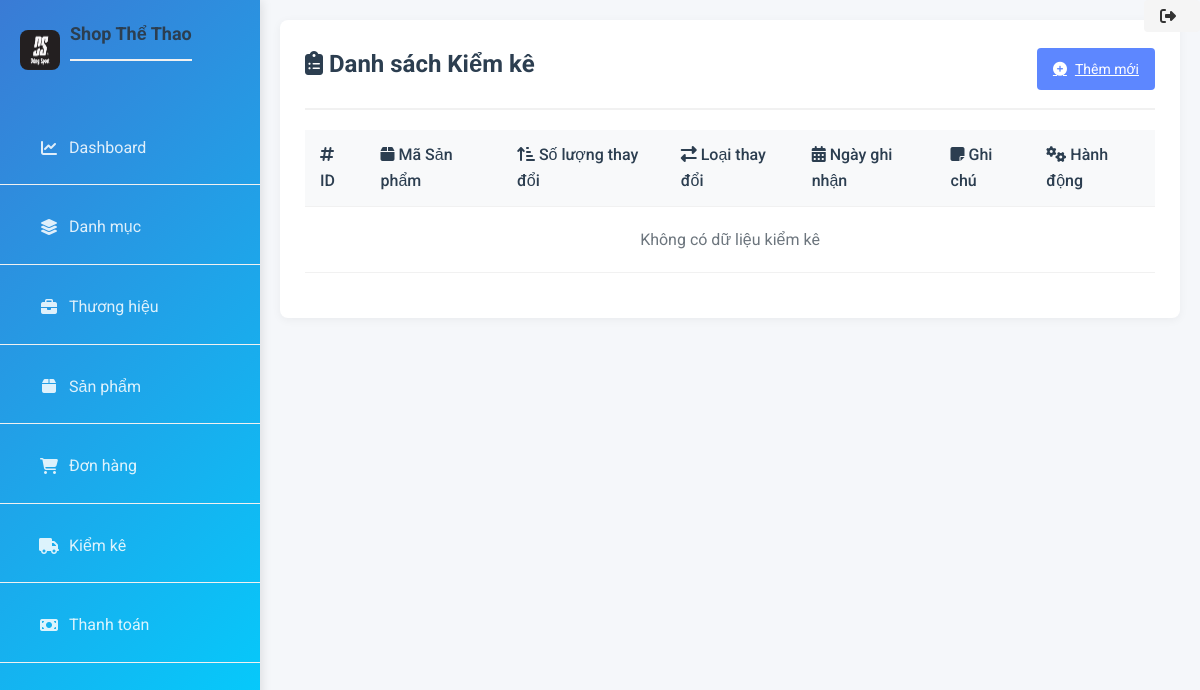
The app's page /inventory/, older data.
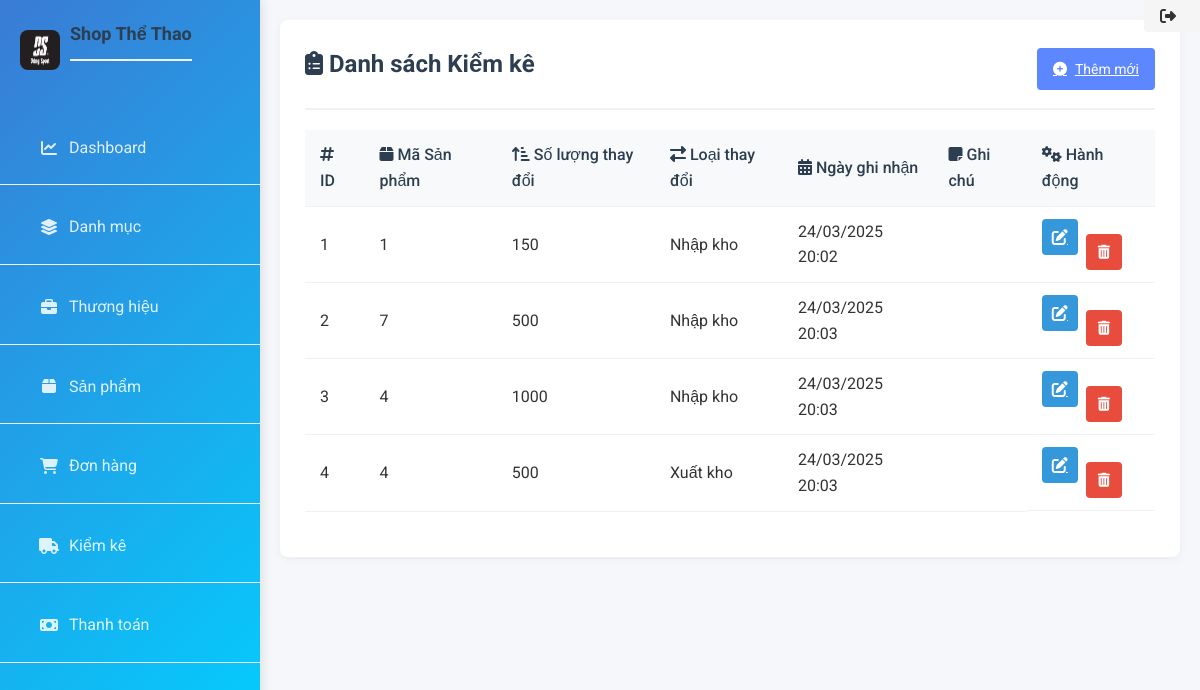
The same page, newer data.
### models/inventory_log.py (models this page shows)
class InventoryLog(db.Model):
    __tablename__ = 'inventory_log'
    id_log = Column(Integer, primary_key=True, autoincrement=True)
    id_product = Column(Integer, ForeignKey('products.id_product'))
    change_quantity = Column(Integer)
    change_type = Column(Enum('import', 'export'))
    log_date = Column(TIMESTAMP)
    note = Column(Text)

### routes/inventory_log.py (the view)
@inventory_bp.route("/")
def list_inventory():
    inventory_logs = InventoryLog.query.all()
    return render_template("admin/inventory_log.html", inventory_logs=inventory_logs)

### app.py (called while the page is built)
@app.before_request
def log_request_info():
    logging.info(f"Body: {request.get_data()}")

### templates/admin/inventory_log.html (shortened to what this page needs)
{% extends "admin/base.html" %}
{% block content %}
<div class="inventory-container">
    <div class="page-header">
        <h2><i class="fas fa-clipboard-list"></i> Danh sách Kiểm kê</h2>
        <a href="{{ url_for('inventory.add_inventory') }}" class="btn-add">
            <i class="fas fa-plus-circle"></i> Thêm mới
        </a>
    </div>
    <div class="table-responsive">
        <table class="inventory-table">
            <thead>
                <tr>
                    <th><i class="fas fa-hashtag"></i> ID</th>
                    <th><i class="fas fa-box"></i> Mã Sản phẩm</th>
                    <th><i class="fas fa-sort-amount-up-alt"></i> Số lượng thay đổi</th>
                    <th><i class="fas fa-exchange-alt"></i> Loại thay đổi</th>
                    <th><i class="fas fa-calendar-alt"></i> Ngày ghi nhận</th>
                    <th><i class="fas fa-sticky-note"></i> Ghi chú</th>
                    <th><i class="fas fa-cogs"></i> Hành động</th>
                </tr>
            </thead>
            <tbody>
                {% for log in inventory_logs %}
                <tr>
                    <td>{{ log.id_log }}</td>
                    <td>{{ log.id_product }}</td>
                    <td>{{ log.change_quantity }}</td>
                    <td>
                        {% if log.change_type == 'import' %}
                            <span class="badge badge-success">Nhập kho</span>
                        {% else %}
                            <span class="badge badge-warning">Xuất kho</span>
                        {% endif %}
                    </td>
                    <td>{{ log.log_date.strftime('%d/%m/%Y %H:%M') if log.log_date else 'N/A' }}</td>
                    <td>{{ log.note }}</td>
                    <td class="actions">
                        <a href="{{ url_for('inventory.edit_inventory', id_log=log.id_log) }}" class="btn-edit">
                            <i class="fas fa-edit"></i>
                        </a>
                        <form action="{{ url_for('inventory.delete_inventory', id_log=log.id_log) }}" method="post" class="delete-form" onsubmit="return confirm('Bạn có chắc chắn muốn xóa bản ghi kiểm kê này?');" style="display:inline;">
                            <button type="submit" class="btn-delete">
                                <i class="fas fa-trash-alt"></i>
                            </button>
                        </form>
                    </td>
                </tr>
                {% else %}
                <tr>
                    <td colspan="7" class="no-data">Không có dữ liệu kiểm kê</td>
                </tr>
                {% endfor %}
            </tbody>
        </table>
    </div>
</div>
{% endblock %}

### templates/admin/base.html (shortened to what this page needs)
<!DOCTYPE html>
<html lang="vi">
<head>
    <link rel="stylesheet" href="{{ url_for('static', filename='css/style.css') }}">
    <link rel="stylesheet" href="https://cdnjs.cloudflare.com/ajax/libs/font-awesome/6.4.2/css/all.min.css">
</head>
<body>
    <div class="container">
        <aside class="sidebar">
            <div class="logo">
                <img src="{{ url_for('static', filename='images/logo.png') }}" alt="Logo">
                <h2>Shop Thể Thao</h2>
            </div>
            <nav class="sidebar-menu">
                <ul>
                    <li><a href="{{ url_for('dashboard.dashboard') }}"><i class="fa fa-chart-line"></i> Dashboard</a></li>
                    <li><a href="{{ url_for('category.categories') }}"><i class="fa fa-layer-group"></i> Danh mục</a></li>
                    <li><a href="{{ url_for('brand.list_brands') }}"><i class="fa fa-briefcase"></i> Thương hiệu</a></li>
                    <li><a href="{{ url_for('product.list_products') }}"><i class="fa fa-box"></i> Sản phẩm</a></li>
                    <li><a href="{{ url_for('order.orders') }}"><i class="fa fa-shopping-cart"></i> Đơn hàng</a></li>
                    <li><a href="{{ url_for('inventory.list_inventory') }}"><i class="fa fa-truck"></i> Kiểm kê</a></li>
                    <li><a href="{{ url_for('payment.list_payments') }}"><i class="fa fa-money-bill"></i> Thanh toán</a></li>
                </ul>
            </nav>
        </aside>
        <div class="main-content">
            <div class="logout-button">
                <a href="{{ url_for('dashboard.login') }}"><i class="fa fa-sign-out-alt"></i></a>
            </div>
            <main>
                {% block content %}{% endblock %}
            </main>
        </div>
    </div>
</body>
</html>

### static/css/style.css (style rules this page uses)
* { margin: 0; padding: 0; box-sizing: border-box; }
body { font-family: 'Roboto', sans-serif; background-color: #f5f7fa; color: #333; line-height: 1.6; }
.container { display: flex; min-height: 100vh; }
.sidebar { width: 260px; background: linear-gradient(135deg, #3a7bd5, #00d2ff); color: white; padding: 20px 0; position: fixed; height: 100vh; transition: all 0.3s ease; box-shadow: 2px 0 10px rgba(0, 0, 0, 0.1); z-index: 100; }
.logo { display: flex; align-items: center; padding: 0 20px; margin-bottom: 30px; }
.logo img { width: 40px; height: 40px; margin-right: 10px; border-radius: 8px; }
.logo h2 { font-size: 18px; font-weight: 700; }
.sidebar-menu ul { list-style: none; }
.sidebar-menu li { margin-bottom: 5px; }
.sidebar-menu a { display: flex; align-items: center; padding: 12px 20px; color: rgba(255, 255, 255, 0.85); text-decoration: none; transition: all 0.3s; border-left: 4px solid transparent; }
.sidebar-menu i { margin-right: 10px; width: 20px; text-align: center; }
.main-content { flex: 1; margin-left: 260px; padding: 20px; transition: all 0.3s ease; }
main { background-color: white; padding: 25px; border-radius: 8px; box-shadow: 0 2px 10px rgba(0, 0, 0, 0.05); margin-bottom: 20px; }
h2 { color: #2c3e50; margin-bottom: 20px; padding-bottom: 10px; border-bottom: 2px solid #f1f1f1; }
table { width: 100%; border-collapse: collapse; margin-bottom: 20px; background-color: white; }
th, td { padding: 12px 15px; text-align: left; border-bottom: 1px solid #f1f1f1; }
th { background-color: #f8f9fa; color: #2c3e50; font-weight: 500; }
form { display: grid; grid-template-columns: repeat(auto-fit, minmax(250px, 1fr)); gap: 15px; margin-top: 15px; }
input, select, button { padding: 10px 15px; border: 1px solid #ddd; border-radius: 4px; font-size: 14px; }
button { background-color: #3a7bd5; color: white; border: none; cursor: pointer; transition: background-color 0.3s; font-weight: 500; }
ul { list-style: none; margin-bottom: 20px; }
ul li { padding: 12px 15px; border-bottom: 1px solid #f1f1f1; display: flex; justify-content: space-between; }
.page-header { display: flex; justify-content: space-between; align-items: center; margin-bottom: 20px; padding-bottom: 15px; border-bottom: 2px solid #f1f1f1; }
.page-header h2 { margin: 0; border-bottom: none; }
.btn-add { background-color: #5d87ff; color: white; border: none; border-radius: 4px; padding: 10px 16px; cursor: pointer; display: flex; align-items: center; font-size: 14px; transition: background-color 0.3s; }
.btn-add i { margin-right: 8px; }
.actions { display: flex; gap: 8px; }
.btn-edit, .btn-delete { width: 36px; height: 36px; border-radius: 4px; border: none; cursor: pointer; display: flex; align-items: center; justify-content: center; transition: all 0.2s; }
.btn-edit { background-color: #3498db; color: white; }
.btn-delete { background-color: #e74c3c; color: white; }

### templates/admin/base.html (style rules this page uses)
.logout-button { position: absolute; top: 0px; right: 0px; }
.logout-button a { display: flex; align-items: center; padding: 8px 16px; background-color: #f5f5f5; border-radius: 4px; text-decoration: none; color: #333; }
.logout-button i { margin-right: 8px; }

Row changes from the older to the newer data that the page shows:
added InventoryLog: id_log "1", id_product "1", change_quantity "150", change_type "Nhập kho", log_date "24/03/2025 20:02"
added InventoryLog: id_log "2", id_product "7", change_quantity "500", change_type "Nhập kho", log_date "24/03/2025 20:03"
added InventoryLog: id_log "3", id_product "4", change_quantity "1000", change_type "Nhập kho", log_date "24/03/2025 20:03"
added InventoryLog: id_log "4", id_product "4", change_quantity "500", change_type "Xuất kho", log_date "24/03/2025 20:03"
Text that changed along with them:
text no longer shown: "Không có dữ liệu kiểm kê"
